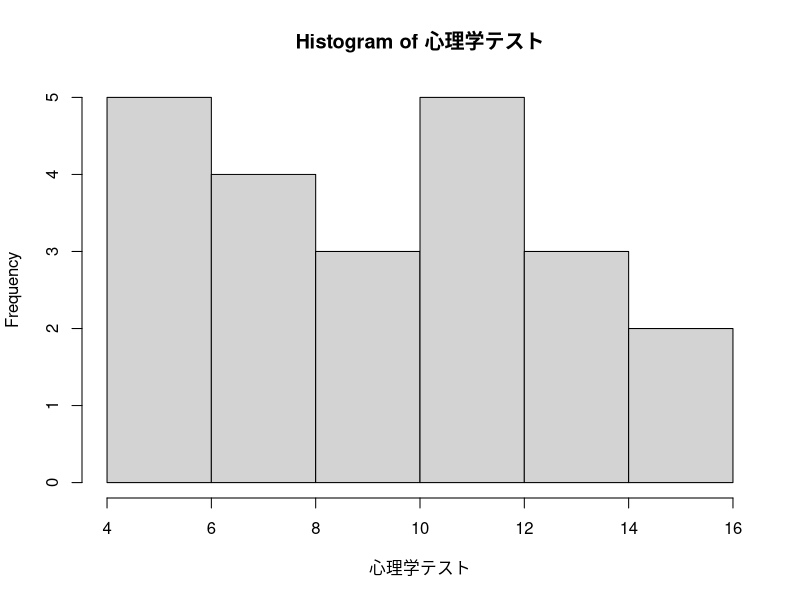

Here is the R script that generated this plot:
## ---- chunk 1
knitr::opts_chunk$set(echo = TRUE)
## ---- chunk 2
指導法 <- c("C", "B", "B", "A", "B", "C", "A", "D", "D", "D", "A", "A", "A", "C", "B", "D", "C", "C", "B", "D")
table(指導法)
## ---- chunk 3
心理学テスト <- c(13, 14, 7, 12, 10, 6, 8, 15, 4, 14, 9, 6, 10, 12, 5, 12, 5, 12, 8, 8, 12, 15)
hist(心理学テスト)
## ---- chunk 4
テストa <- c(10, 13, 8, 15, 8)
# sum(テストa)/5 でも行けるがmean使えば一発
mean(テストa)
## ---- chunk 5
median(テストa)
## ---- chunk 6
table(テストa)
## ---- chunk 7
標本分散 <- sum((テストa - mean(テストa))^2) / length(テストa)
sqrt(標本分散)
## ---- chunk 8
不偏分散 <- var(テストa)
sqrt(不偏分散)
## ---- chunk 9
心理学平均 <- mean(心理学テスト)
心理学平均

心理学標準偏差 <- sqrt(mean((心理学テスト-心理学平均)^2))
心理学標準偏差

心理学z得点 <- (心理学テスト-心理学平均)/心理学標準偏差
心理学z得点
## ---- chunk 10
心理学z得点平均 <- mean(心理学z得点)
心理学z得点平均

心理学z得点標準偏差 <- sqrt(mean((心理学z得点-心理学z得点平均)^2))
心理学z得点標準偏差
## ---- chunk 11
心理学標準偏差 <- 10*心理学z得点+50
心理学標準偏差

max(心理学標準偏差)
min(心理学標準偏差)
